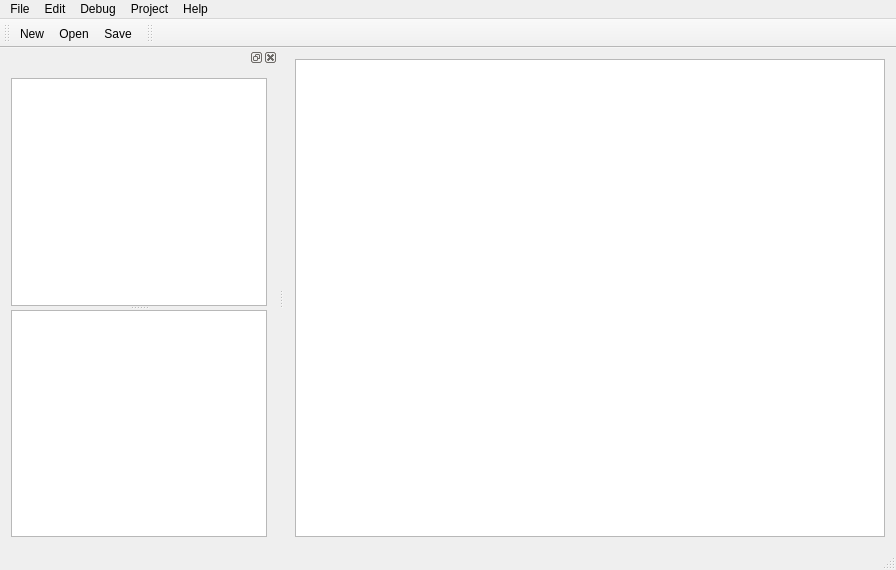
<?xml version="1.0" encoding="UTF-8"?>
<ui version="4.0">
 <class>MainWindow</class>
 <widget class="QMainWindow" name="MainWindow">
  <property name="geometry">
   <rect>
    <x>0</x>
    <y>0</y>
    <width>896</width>
    <height>570</height>
   </rect>
  </property>
  <property name="windowTitle">
   <string>MainWindow</string>
  </property>
  <widget class="QWidget" name="centralWidget">
   <layout class="QHBoxLayout" name="horizontalLayout">
    <item>
     <widget class="ScriptEditor" name="scriptViewer"/>
    </item>
   </layout>
  </widget>
  <widget class="QStatusBar" name="statusBar"/>
  <widget class="QMenuBar" name="menuBar">
   <property name="geometry">
    <rect>
     <x>0</x>
     <y>0</y>
     <width>896</width>
     <height>25</height>
    </rect>
   </property>
   <widget class="QMenu" name="menuFile">
    <property name="title">
     <string>File</string>
    </property>
    <addaction name="actionNew"/>
    <addaction name="actionOpen"/>
   </widget>
   <widget class="QMenu" name="menuEdit">
    <property name="title">
     <string>Edit</string>
    </property>
   </widget>
   <widget class="QMenu" name="menuDebug">
    <property name="title">
     <string>Debug</string>
    </property>
   </widget>
   <widget class="QMenu" name="menuProject">
    <property name="title">
     <string>Project</string>
    </property>
   </widget>
   <widget class="QMenu" name="menuHelp">
    <property name="title">
     <string>Help</string>
    </property>
   </widget>
   <addaction name="menuFile"/>
   <addaction name="menuEdit"/>
   <addaction name="menuDebug"/>
   <addaction name="menuProject"/>
   <addaction name="menuHelp"/>
  </widget>
  <widget class="QToolBar" name="toolBar">
   <property name="windowTitle">
    <string>toolBar</string>
   </property>
   <attribute name="toolBarArea">
    <enum>TopToolBarArea</enum>
   </attribute>
   <attribute name="toolBarBreak">
    <bool>false</bool>
   </attribute>
   <addaction name="actionNew"/>
   <addaction name="actionOpen"/>
   <addaction name="actionSave"/>
  </widget>
  <widget class="QToolBar" name="toolBar_2">
   <property name="windowTitle">
    <string>toolBar_2</string>
   </property>
   <attribute name="toolBarArea">
    <enum>TopToolBarArea</enum>
   </attribute>
   <attribute name="toolBarBreak">
    <bool>false</bool>
   </attribute>
  </widget>
  <widget class="QDockWidget" name="dockWidget">
   <property name="minimumSize">
    <size>
     <width>140</width>
     <height>289</height>
    </size>
   </property>
   <attribute name="dockWidgetArea">
    <number>1</number>
   </attribute>
   <widget class="QWidget" name="dockWidgetContents">
    <layout class="QVBoxLayout" name="verticalLayout">
     <item>
      <widget class="QSplitter" name="splitter">
       <property name="orientation">
        <enum>Qt::Vertical</enum>
       </property>
       <widget class="QTreeView" name="treeView"/>
       <widget class="BlockViewer" name="blockViewer"/>
      </widget>
     </item>
    </layout>
   </widget>
  </widget>
  <action name="actionSave">
   <property name="icon">
    <iconset resource="default.qrc">
     <normaloff>:/default/resources/tango/scalable/actions/document-save.svg</normaloff>:/default/resources/tango/scalable/actions/document-save.svg</iconset>
   </property>
   <property name="text">
    <string>Save</string>
   </property>
  </action>
  <action name="actionOpen">
   <property name="icon">
    <iconset resource="default.qrc">
     <normaloff>:/default/resources/tango/scalable/actions/document-open.svg</normaloff>:/default/resources/tango/scalable/actions/document-open.svg</iconset>
   </property>
   <property name="text">
    <string>Open</string>
   </property>
   <property name="toolTip">
    <string>Open</string>
   </property>
  </action>
  <action name="actionNew">
   <property name="icon">
    <iconset resource="default.qrc">
     <normaloff>:/default/resources/tango/scalable/actions/document-new.svg</normaloff>:/default/resources/tango/scalable/actions/document-new.svg</iconset>
   </property>
   <property name="text">
    <string>New</string>
   </property>
   <property name="toolTip">
    <string>New</string>
   </property>
   <property name="iconVisibleInMenu">
    <bool>true</bool>
   </property>
  </action>
 </widget>
 <layoutdefault spacing="6" margin="11"/>
 <customwidgets>
  <customwidget>
   <class>BlockViewer</class>
   <extends>QGraphicsView</extends>
   <header>blockviewer.h</header>
  </customwidget>
  <customwidget>
   <class>ScriptEditor</class>
   <extends>QGraphicsView</extends>
   <header>scripteditor.h</header>
  </customwidget>
 </customwidgets>
 <tabstops>
  <tabstop>scriptViewer</tabstop>
  <tabstop>treeView</tabstop>
 </tabstops>
 <resources>
  <include location="default.qrc"/>
 </resources>
 <connections/>
</ui>
